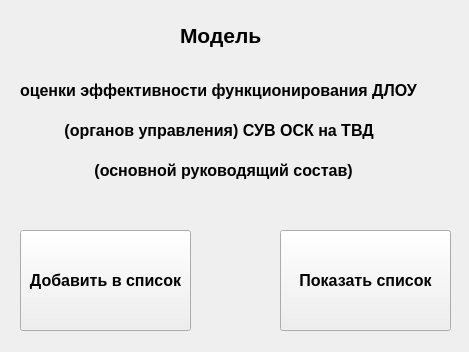
<?xml version="1.0" encoding="UTF-8"?>
<ui version="4.0">
 <class>MainWindow</class>
 <widget class="QMainWindow" name="MainWindow">
  <property name="geometry">
   <rect>
    <x>0</x>
    <y>0</y>
    <width>469</width>
    <height>352</height>
   </rect>
  </property>
  <property name="windowTitle">
   <string>MainWindow</string>
  </property>
  <widget class="QWidget" name="centralwidget">
   <widget class="QPushButton" name="btn_add_new">
    <property name="geometry">
     <rect>
      <x>20</x>
      <y>230</y>
      <width>171</width>
      <height>101</height>
     </rect>
    </property>
    <property name="font">
     <font>
      <pointsize>12</pointsize>
      <weight>75</weight>
      <bold>true</bold>
     </font>
    </property>
    <property name="text">
     <string>Добавить в список</string>
    </property>
   </widget>
   <widget class="QPushButton" name="btn_show_data">
    <property name="geometry">
     <rect>
      <x>280</x>
      <y>230</y>
      <width>171</width>
      <height>101</height>
     </rect>
    </property>
    <property name="font">
     <font>
      <pointsize>12</pointsize>
      <weight>75</weight>
      <bold>true</bold>
     </font>
    </property>
    <property name="text">
     <string>Показать список</string>
    </property>
   </widget>
   <widget class="QLabel" name="label">
    <property name="geometry">
     <rect>
      <x>180</x>
      <y>20</y>
      <width>101</width>
      <height>31</height>
     </rect>
    </property>
    <property name="font">
     <font>
      <pointsize>16</pointsize>
      <weight>75</weight>
      <bold>true</bold>
     </font>
    </property>
    <property name="text">
     <string>Модель</string>
    </property>
   </widget>
   <widget class="QLabel" name="label_2">
    <property name="geometry">
     <rect>
      <x>20</x>
      <y>60</y>
      <width>421</width>
      <height>61</height>
     </rect>
    </property>
    <property name="font">
     <font>
      <pointsize>12</pointsize>
      <weight>75</weight>
      <italic>false</italic>
      <bold>true</bold>
      <underline>false</underline>
     </font>
    </property>
    <property name="autoFillBackground">
     <bool>false</bool>
    </property>
    <property name="frameShape">
     <enum>QFrame::NoFrame</enum>
    </property>
    <property name="frameShadow">
     <enum>QFrame::Plain</enum>
    </property>
    <property name="lineWidth">
     <number>1</number>
    </property>
    <property name="midLineWidth">
     <number>1</number>
    </property>
    <property name="text">
     <string>оценки эффективности функционирования ДЛОУ</string>
    </property>
    <property name="textFormat">
     <enum>Qt::AutoText</enum>
    </property>
   </widget>
   <widget class="QLabel" name="label_3">
    <property name="geometry">
     <rect>
      <x>60</x>
      <y>110</y>
      <width>351</width>
      <height>41</height>
     </rect>
    </property>
    <property name="font">
     <font>
      <pointsize>12</pointsize>
      <weight>75</weight>
      <bold>true</bold>
     </font>
    </property>
    <property name="text">
     <string> (органов управления) СУВ ОСК на ТВД</string>
    </property>
   </widget>
   <widget class="QLabel" name="label_4">
    <property name="geometry">
     <rect>
      <x>90</x>
      <y>150</y>
      <width>291</width>
      <height>41</height>
     </rect>
    </property>
    <property name="font">
     <font>
      <pointsize>12</pointsize>
      <weight>75</weight>
      <bold>true</bold>
     </font>
    </property>
    <property name="text">
     <string> (основной руководящий состав)</string>
    </property>
   </widget>
  </widget>
 </widget>
 <resources/>
 <connections/>
</ui>
